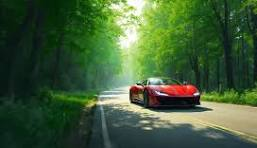
#> input picture images/input/car.jpg, 257 x 148 px, found by its file name
$ python 05_to_zero_inverted.py
#> lines starting #> are read from the running program, lines starting #| are printed output that depends on the picture
# Pixels above the threshold are set to 0. Pixels below the threshold
# keep their original value.
import cv2
import numpy as np

image = cv2.imread(".\images\input\car.jpg")
#> image is the input picture: shape (148, 257, 3); mean B, G, R 55.2, 91.8, 64.1
gray_image = cv2.cvtColor(image, cv2.COLOR_BGR2GRAY)
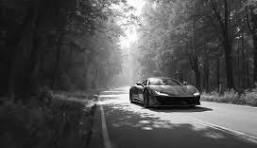
#> gray_image: shape (148, 257); min 0, max 255, mean 79.3

cv2.imshow("Original Image", image)

_, thresh_to_zero_inv = cv2.threshold(image, 120, 255, cv2.THRESH_TOZERO_INV)
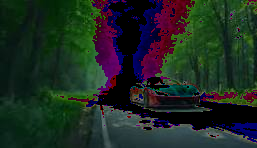
#> thresh_to_zero_inv: shape (148, 257, 3); mean B, G, R 34.3, 41.7, 29.2

cv2.imshow("Binary Threshold", thresh_to_zero_inv)

cv2.waitKey(0)
cv2.destroyAllWindows()

$ run again, with images/input/cat_dog.jpg copied over images/input/car.jpg
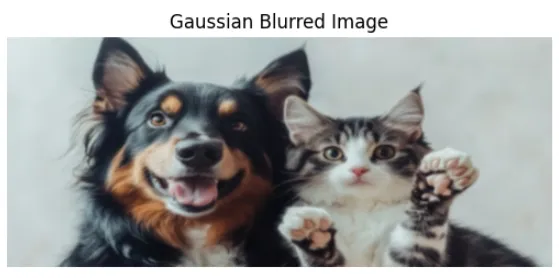
#> input picture images/input/cat_dog.jpg, 559 x 278 px, found by its file name
#> image is the input picture: shape (278, 559, 3); mean B, G, R 159.6, 160.8, 159.1
#> `gray_image = cv2.cvtColor(image, cv2.COLOR_BGR2GRAY)`:
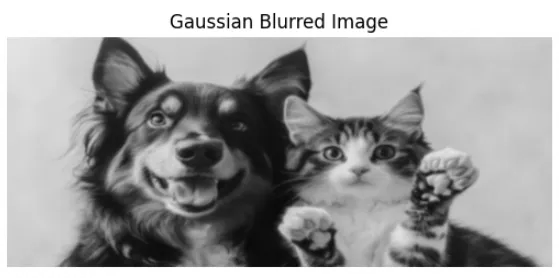
#> gray_image: shape (278, 559); min 2, max 255, mean 160.1
#> `_, thresh_to_zero_inv = cv2.threshold(image, 120, 255, cv2.THRESH_TOZE..`:
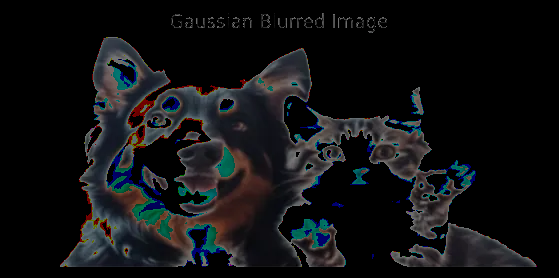
#> thresh_to_zero_inv: shape (278, 559, 3); mean B, G, R 19, 17.5, 16.6
